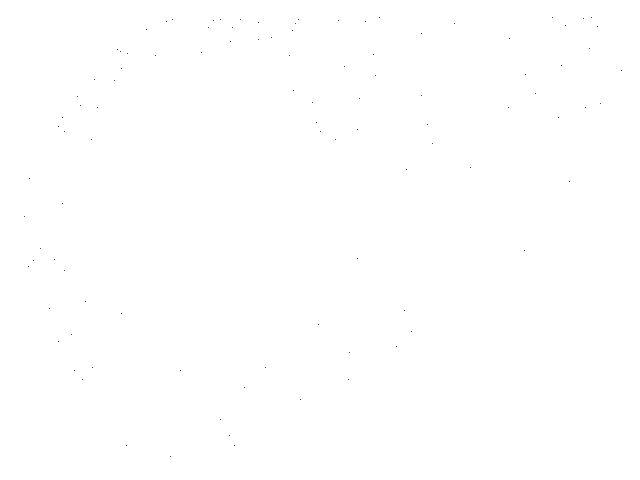
Frame 1 (no input)
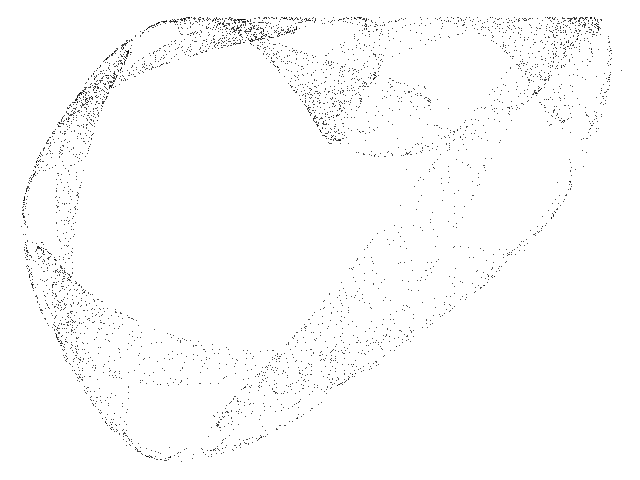
Frame 60 (the mouse pressed at the canvas centre just before this capture)
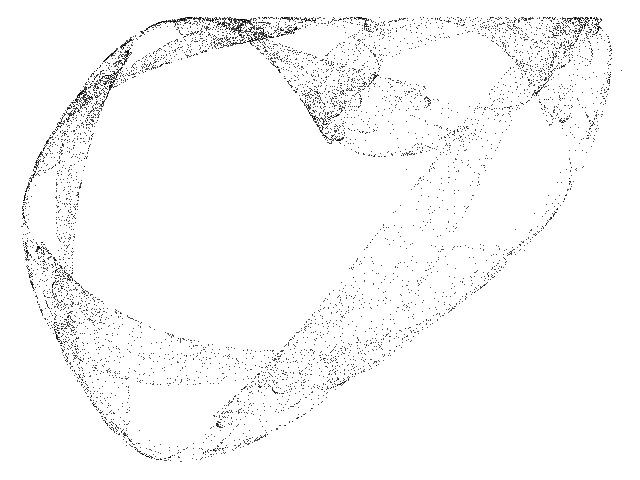
Frame 120 (the mouse held since frame 60 and released just before this capture)

The Processing sketch that drew these frames (run headless with seeded random() and noise(); from frame 60 on, the mouse is pressed at the canvas centre):

// Processing sketch: Cathala
// ── Cathala.pde
// Cathala chaotic map //

  float x = 0.5;
  float y = 0.5;
  float a = 0.7;
  float b = -0.82;


void setup() {
  
  size(640, 480);
  background(255);
  
}

void draw() {
  
  for (int i=0;i<100;i++) {
    
    float nx = x;
    float ny = y;
        
    x = a*nx+y;
    y = b+pow(nx,2);
  
    point(400+(260*x),190+(210*y));
        
  }

}
